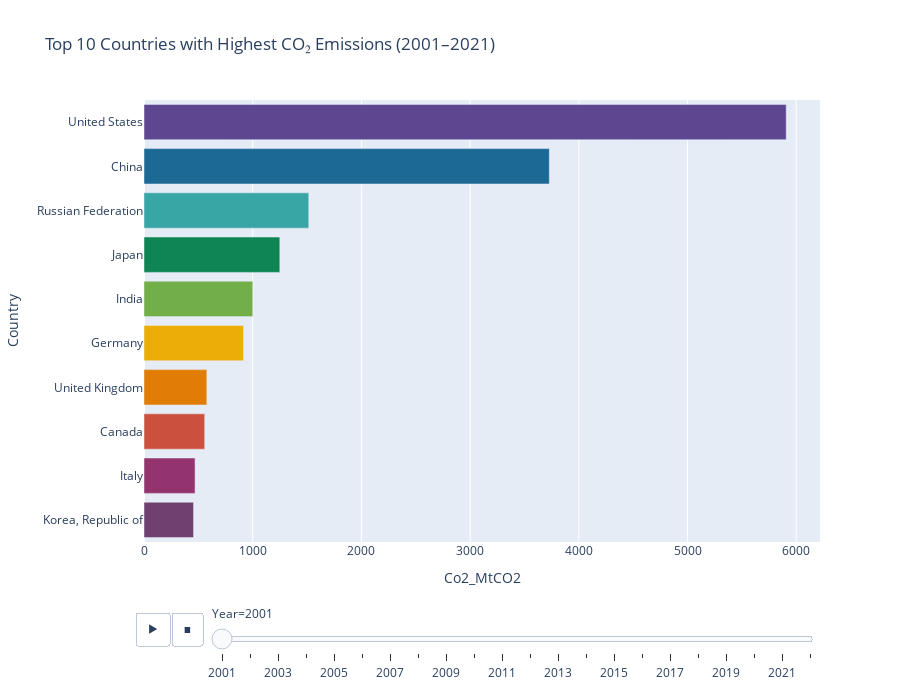

Here is the notebook cell this chart was saved with:
### Code cell
# --- Lấy top 10 quốc gia mỗi năm ---
top10_per_year = (
    df.groupby("Year")
    .apply(lambda x: x.nlargest(10, "Co2_MtCO2"))
    .reset_index(drop=True)
)

# --- Vẽ biểu đồ động ---
fig = px.bar(
    top10_per_year,
    x="Co2_MtCO2",
    y="Country",
    color="Country",
    animation_frame="Year",
    orientation="h",
    title="Top 10 Countries with Highest CO₂ Emissions (2001–2021)",
    labels={"ft_co2": "CO₂ Emissions (MtCO₂)", "country": "Country"},
    height=700,
    color_discrete_sequence=px.colors.qualitative.Prism
)

# --- Tùy chỉnh ---
fig.update_layout(
    yaxis={'categoryorder':'total ascending'},
    showlegend=False
)

fig.show()

### Figure 1 — Plotly figure (JSON) as saved in the notebook; plotly's stock layout.template omitted (floating-point values rounded to 4 significant figures)
{"data": [{"hovertemplate": "Country=%{y}<br>Year=2001<br>Co2_MtCO2=%{x}<extra></extra>", "legendgroup": "United States", "marker": {"color": "rgb(95, 70, 144)", "pattern": {"shape": ""}}, "name": "United States", "orientation": "h", "showlegend": true, "textposition": "auto", "type": "bar", "x": [5908.0], "xaxis": "x", "y": ["United States"], "yaxis": "y"}, {"hovertemplate": "Country=%{y}<br>Year=2001<br>Co2_MtCO2=%{x}<extra></extra>", "legendgroup": "China", "marker": {"color": "rgb(29, 105, 150)", "pattern": {"shape": ""}}, "name": "China", "orientation": "h", "showlegend": true, "textposition": "auto", "type": "bar", "x": [3729.0], "xaxis": "x", "y": ["China"], "yaxis": "y"}, {"hovertemplate": "Country=%{y}<br>Year=2001<br>Co2_MtCO2=%{x}<extra></extra>", "legendgroup": "Russian Federation", "marker": {"color": "rgb(56, 166, 165)", "pattern": {"shape": ""}}, "name": "Russian Federation", "orientation": "h", "showlegend": true, "textposition": "auto", "type": "bar", "x": [1516.0], "xaxis": "x", "y": ["Russian Federation"], "yaxis": "y"}, {"hovertemplate": "Country=%{y}<br>Year=2001<br>Co2_MtCO2=%{x}<extra></extra>", "legendgroup": "Japan", "marker": {"color": "rgb(15, 133, 84)", "pattern": {"shape": ""}}, "name": "Japan", "orientation": "h", "showlegend": true, "textposition": "auto", "type": "bar", "x": [1249.0], "xaxis": "x", "y": ["Japan"], "yaxis": "y"}, {"hovertemplate": "Country=%{y}<br>Year=2001<br>Co2_MtCO2=%{x}<extra></extra>", "legendgroup": "India", "marker": {"color": "rgb(115, 175, 72)", "pattern": {"shape": ""}}, "name": "India", "orientation": "h", "showlegend": true, "textposition": "auto", "type": "bar", "x": [1001.0], "xaxis": "x", "y": ["India"], "yaxis": "y"}, {"hovertemplate": "Country=%{y}<br>Year=2001<br>Co2_MtCO2=%{x}<extra></extra>", "legendgroup": "Germany", "marker": {"color": "rgb(237, 173, 8)", "pattern": {"shape": ""}}, "name": "Germany", "orientation": "h", "showlegend": true, "textposition": "auto", "type": "bar", "x": [915.3], "xaxis": "x", "y": ["Germany"], "yaxis": "y"}, {"hovertemplate": "Country=%{y}<br>Year=2001<br>Co2_MtCO2=%{x}<extra></extra>", "legendgroup": "United Kingdom", "marker": {"color": "rgb(225, 124, 5)", "pattern": {"shape": ""}}, "name": "United Kingdom", "orientation": "h", "showlegend": true, "textposition": "auto", "type": "bar", "x": [578.0], "xaxis": "x", "y": ["United Kingdom"], "yaxis": "y"}, {"hovertemplate": "Country=%{y}<br>Year=2001<br>Co2_MtCO2=%{x}<extra></extra>", "legendgroup": "Canada", "marker": {"color": "rgb(204, 80, 62)", "pattern": {"shape": ""}}, "name": "Canada", "orientation": "h", "showlegend": true, "textposition": "auto", "type": "bar", "x": [558.4], "xaxis": "x", "y": ["Canada"], "yaxis": "y"}, {"hovertemplate": "Country=%{y}<br>Year=2001<br>Co2_MtCO2=%{x}<extra></extra>", "legendgroup": "Italy", "marker": {"color": "rgb(148, 52, 110)", "pattern": {"shape": ""}}, "name": "Italy", "orientation": "h", "showlegend": true, "textposition": "auto", "type": "bar", "x": [469.7], "xaxis": "x", "y": ["Italy"], "yaxis": "y"}, {"hovertemplate": "Country=%{y}<br>Year=2001<br>Co2_MtCO2=%{x}<extra></extra>", "legendgroup": "Korea, Republic of", "marker": {"color": "rgb(111, 64, 112)", "pattern": {"shape": ""}}, "name": "Korea, Republic of", "orientation": "h", "showlegend": true, "textposition": "auto", "type": "bar", "x": [455.6], "xaxis": "x", "y": ["Korea, Republic of"], "yaxis": "y"}], "layout": {"barmode": "relative", "height": 700, "legend": {"title": {"text": "Country"}, "tracegroupgap": 0}, "showlegend": false, "sliders": [{"active": 0, "currentvalue": {"prefix": "Year="}, "len": 0.9, "pad": {"b": 10, "t": 60}, "steps": [{"args": [["2001"], {"frame": {"duration": 0, "redraw": true}, "fromcurrent": true, "mode": "immediate", "transition": {"duration": 0, "easing": "linear"}}], "label": "2001", "method": "animate"}, {"args": [["2002"], {"frame": {"duration": 0, "redraw": true}, "fromcurrent": true, "mode": "immediate", "transition": {"duration": 0, "easing": "linear"}}], "label": "2002", "method": "animate"}, {"args": [["2003"], {"frame": {"duration": 0, "redraw": true}, "fromcurrent": true, "mode": "immediate", "transition": {"duration": 0, "easing": "linear"}}], "label": "2003", "method": "animate"}, {"args": [["2004"], {"frame": {"duration": 0, "redraw": true}, "fromcurrent": true, "mode": "immediate", "transition": {"duration": 0, "easing": "linear"}}], "label": "2004", "method": "animate"}, {"args": [["2005"], {"frame": {"duration": 0, "redraw": true}, "fromcurrent": true, "mode": "immediate", "transition": {"duration": 0, "easing": "linear"}}], "label": "2005", "method": "animate"}, {"args": [["2006"], {"frame": {"duration": 0, "redraw": true}, "fromcurrent": true, "mode": "immediate", "transition": {"duration": 0, "easing": "linear"}}], "label": "2006", "method": "animate"}, {"args": [["2007"], {"frame": {"duration": 0, "redraw": true}, "fromcurrent": true, "mode": "immediate", "transition": {"duration": 0, "easing": "linear"}}], "label": "2007", "method": "animate"}, {"args": [["2008"], {"frame": {"duration": 0, "redraw": true}, "fromcurrent": true, "mode": "immediate", "transition": {"duration": 0, "easing": "linear"}}], "label": "2008", "method": "animate"}, {"args": [["2009"], {"frame": {"duration": 0, "redraw": true}, "fromcurrent": true, "mode": "immediate", "transition": {"duration": 0, "easing": "linear"}}], "label": "2009", "method": "animate"}, {"args": [["2010"], {"frame": {"duration": 0, "redraw": true}, "fromcurrent": true, "mode": "immediate", "transition": {"duration": 0, "easing": "linear"}}], "label": "2010", "method": "animate"}, {"args": [["2011"], {"frame": {"duration": 0, "redraw": true}, "fromcurrent": true, "mode": "immediate", "transition": {"duration": 0, "easing": "linear"}}], "label": "2011", "method": "animate"}, {"args": [["2012"], {"frame": {"duration": 0, "redraw": true}, "fromcurrent": true, "mode": "immediate", "transition": {"duration": 0, "easing": "linear"}}], "label": "2012", "method": "animate"}, {"args": [["2013"], {"frame": {"duration": 0, "redraw": true}, "fromcurrent": true, "mode": "immediate", "transition": {"duration": 0, "easing": "linear"}}], "label": "2013", "method": "animate"}, {"args": [["2014"], {"frame": {"duration": 0, "redraw": true}, "fromcurrent": true, "mode": "immediate", "transition": {"duration": 0, "easing": "linear"}}], "label": "2014", "method": "animate"}, {"args": [["2015"], {"frame": {"duration": 0, "redraw": true}, "fromcurrent": true, "mode": "immediate", "transition": {"duration": 0, "easing": "linear"}}], "label": "2015", "method": "animate"}, {"args": [["2016"], {"frame": {"duration": 0, "redraw": true}, "fromcurrent": true, "mode": "immediate", "transition": {"duration": 0, "easing": "linear"}}], "label": "2016", "method": "animate"}, {"args": [["2017"], {"frame": {"duration": 0, "redraw": true}, "fromcurrent": true, "mode": "immediate", "transition": {"duration": 0, "easing": "linear"}}], "label": "2017", "method": "animate"}, {"args": [["2018"], {"frame": {"duration": 0, "redraw": true}, "fromcurrent": true, "mode": "immediate", "transition": {"duration": 0, "easing": "linear"}}], "label": "2018", "method": "animate"}, {"args": [["2019"], {"frame": {"duration": 0, "redraw": true}, "fromcurrent": true, "mode": "immediate", "transition": {"duration": 0, "easing": "linear"}}], "label": "2019", "method": "animate"}, {"args": [["2020"], {"frame": {"duration": 0, "redraw": true}, "fromcurrent": true, "mode": "immediate", "transition": {"duration": 0, "easing": "linear"}}], "label": "2020", "method": "animate"}, {"args": [["2021"], {"frame": {"duration": 0, "redraw": true}, "fromcurrent": true, "mode": "immediate", "transition": {"duration": 0, "easing": "linear"}}], "label": "2021", "method": "animate"}, {"args": [["2022"], {"frame": {"duration": 0, "redraw": true}, "fromcurrent": true, "mode": "immediate", "transition": {"duration": 0, "easing": "linear"}}], "label": "2022", "method": "animate"}], "x": 0.1, "xanchor": "left", "y": 0, "yanchor": "top"}], "title": {"text": "Top 10 Countries with Highest CO₂ Emissions (2001–2021)"}, "updatemenus": [{"buttons": [{"args": [null, {"frame": {"duration": 500, "redraw": true}, "fromcurrent": true, "mode": "immediate", "transition": {"duration": 500, "easing": "linear"}}], "label": "&#9654;", "method": "animate"}, {"args": [[null], {"frame": {"duration": 0, "redraw": true}, "fromcurrent": true, "mode": "immediate", "transition": {"duration": 0, "easing": "linear"}}], "label": "&#9724;", "method": "animate"}], "direction": "left", "pad": {"r": 10, "t": 70}, "showactive": false, "type": "buttons", "x": 0.1, "xanchor": "right", "y": 0, "yanchor": "top"}], "xaxis": {"anchor": "y", "domain": [0, 1], "title": {"text": "Co2_MtCO2"}}, "yaxis": {"anchor": "x", "categoryarray": ["Indonesia", "Saudi Arabia", "Iran, Islamic Republic of", "Korea, Republic of", "Italy", "Canada", "United Kingdom", "Germany", "India", "Japan", "Russian Federation", "China", "United States"], "categoryorder": "total ascending", "domain": [0, 1], "title": {"text": "Country"}}}}
